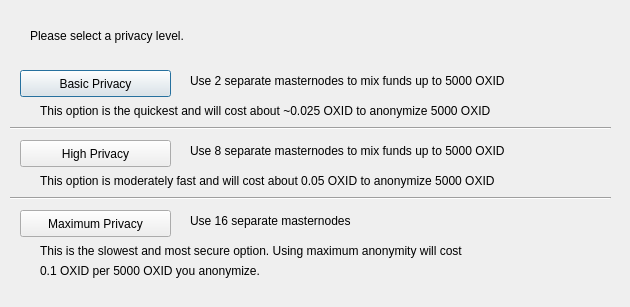
<?xml version="1.0" encoding="UTF-8"?>
<ui version="4.0">
 <class>ObfuscationConfig</class>
 <widget class="QDialog" name="ObfuscationConfig">
  <property name="geometry">
   <rect>
    <x>0</x>
    <y>0</y>
    <width>630</width>
    <height>307</height>
   </rect>
  </property>
  <property name="windowTitle">
   <string>Configure Obfuscation</string>
  </property>
  <widget class="QPushButton" name="buttonBasic">
   <property name="geometry">
    <rect>
     <x>20</x>
     <y>70</y>
     <width>151</width>
     <height>27</height>
    </rect>
   </property>
   <property name="text">
    <string>Basic Privacy</string>
   </property>
  </widget>
  <widget class="QPushButton" name="buttonHigh">
   <property name="geometry">
    <rect>
     <x>20</x>
     <y>140</y>
     <width>151</width>
     <height>27</height>
    </rect>
   </property>
   <property name="text">
    <string>High Privacy</string>
   </property>
  </widget>
  <widget class="QPushButton" name="buttonMax">
   <property name="geometry">
    <rect>
     <x>20</x>
     <y>210</y>
     <width>151</width>
     <height>27</height>
    </rect>
   </property>
   <property name="text">
    <string>Maximum Privacy</string>
   </property>
  </widget>
  <widget class="QLabel" name="label">
   <property name="geometry">
    <rect>
     <x>30</x>
     <y>20</y>
     <width>571</width>
     <height>31</height>
    </rect>
   </property>
   <property name="text">
    <string>Please select a privacy level.</string>
   </property>
  </widget>
  <widget class="QLabel" name="label_2">
   <property name="geometry">
    <rect>
     <x>190</x>
     <y>70</y>
     <width>421</width>
     <height>21</height>
    </rect>
   </property>
   <property name="text">
    <string>Use 2 separate masternodes to mix funds up to 5000 OXID</string>
   </property>
  </widget>
  <widget class="QLabel" name="label_3">
   <property name="geometry">
    <rect>
     <x>190</x>
     <y>140</y>
     <width>411</width>
     <height>21</height>
    </rect>
   </property>
   <property name="text">
    <string>Use 8 separate masternodes to mix funds up to 5000 OXID</string>
   </property>
  </widget>
  <widget class="QLabel" name="label_4">
   <property name="geometry">
    <rect>
     <x>190</x>
     <y>210</y>
     <width>421</width>
     <height>21</height>
    </rect>
   </property>
   <property name="text">
    <string>Use 16 separate masternodes</string>
   </property>
  </widget>
  <widget class="QLabel" name="label_6">
   <property name="geometry">
    <rect>
     <x>40</x>
     <y>100</y>
     <width>561</width>
     <height>21</height>
    </rect>
   </property>
   <property name="text">
    <string>This option is the quickest and will cost about ~0.025 OXID to anonymize 5000 OXID</string>
   </property>
  </widget>
  <widget class="QLabel" name="label_7">
   <property name="geometry">
    <rect>
     <x>40</x>
     <y>170</y>
     <width>561</width>
     <height>21</height>
    </rect>
   </property>
   <property name="text">
    <string>This option is moderately fast and will cost about 0.05 OXID to anonymize 5000 OXID</string>
   </property>
  </widget>
  <widget class="QLabel" name="label_8">
   <property name="geometry">
    <rect>
     <x>40</x>
     <y>240</y>
     <width>561</width>
     <height>21</height>
    </rect>
   </property>
   <property name="text">
    <string>This is the slowest and most secure option. Using maximum anonymity will cost</string>
   </property>
  </widget>
  <widget class="QLabel" name="label_9">
   <property name="geometry">
    <rect>
     <x>40</x>
     <y>260</y>
     <width>561</width>
     <height>21</height>
    </rect>
   </property>
   <property name="text">
    <string>0.1 OXID per 5000 OXID you anonymize.</string>
   </property>
  </widget>
  <widget class="Line" name="line">
   <property name="geometry">
    <rect>
     <x>10</x>
     <y>120</y>
     <width>601</width>
     <height>16</height>
    </rect>
   </property>
   <property name="orientation">
    <enum>Qt::Horizontal</enum>
   </property>
  </widget>
  <widget class="Line" name="line_2">
   <property name="geometry">
    <rect>
     <x>10</x>
     <y>190</y>
     <width>601</width>
     <height>16</height>
    </rect>
   </property>
   <property name="orientation">
    <enum>Qt::Horizontal</enum>
   </property>
  </widget>
 </widget>
 <resources/>
 <connections/>
</ui>
